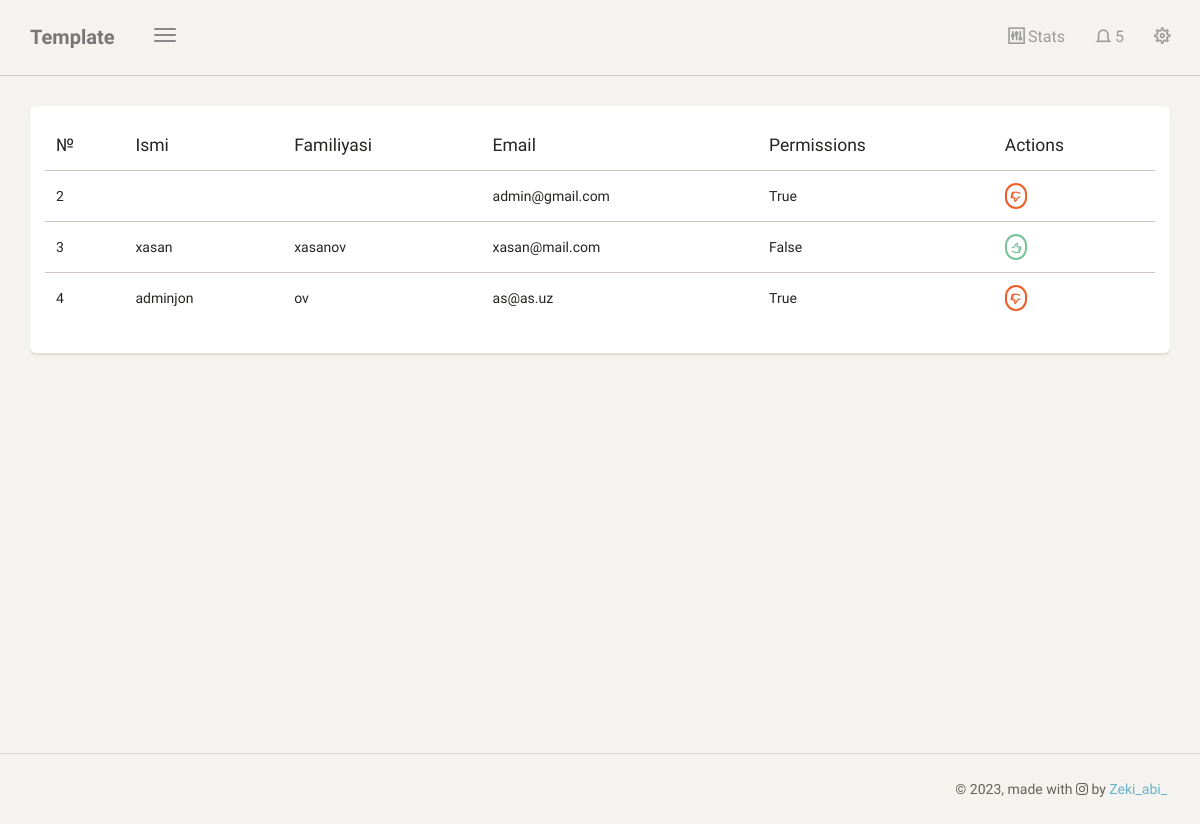
/user_list/ (signed in), run on the app's committed database.
### app1/models/auth.py (models this page shows, shortened)
class User(AbstractBaseUser, PermissionsMixin):
    name = models.CharField(max_length=128)
    familiya = models.CharField(max_length=129)
    email = models.EmailField(unique=True)
    perm = models.BooleanField(default=False, blank=True)
    is_superuser = models.BooleanField(default=False)
    is_active = models.BooleanField(default=True)
    is_staff = models.BooleanField(default=False)
    objects = CustomUserManager()
    USERNAME_FIELD = 'email'

### app1/services/users.py (the view)
# urls.py: path("user_list/", users.get_list, name='user'),
@staff_member_required(login_url='login')
def get_list(request):
    ctx = {
        "users": User.objects.all()
    }
    return render(request, "ishchilar/user/ss.html", ctx)

### templates/ishchilar/user/ss.html (shortened to what this page needs)
{% extends 'base.html' %}
{% block content %}
<div class="content">
	            <div class="container-fluid">
	                <div class="row">
	                    <div class="col-md-12">
	                        <div class="card">
	                            <div class="card-content">
	                                <table id="bootstrap-table" class="table">
	                                    <thead>
	                                        <th data-field="state">№</th>
	                                        <th data-field="id" class="text">Ismi</th>
	                                    	<th data-field="name" data-sortable="true">Familiyasi</th>
	                                    	<th data-field="salary" data-sortable="true">Email</th>
	                                    	<th data-field="country" data-sortable="true">Permissions</th>
	                                    	<th data-field="actions" class="td-actions">Actions</th>
	                                    </thead>
	                                    <tbody>
											{% for i in users %}
												{% if i != request.user %}
	                                        <tr>
	                                            <td>{{ forloop.counter}}</td>
	                                        	<td>{{i.name}}</td>
	                                        	<td>{{i.familiya}}</td>
	                                        	<td>{{i.email}}</td>
	                                        	<td>{{i.perm}}</td>
												 <td class="td-actions">
													{% if not i.perm %}
													 <a href="{% url 'user_chp' pk=i.id status=1 %}" rel="tooltip" title="ruxsat berish" class="btn btn-success btn-xs">
														<i class="ti-thumb-up"></i>
													</a>
													 {% endif %}
													 {% if i.perm %}
													 <a href="{% url 'user_chp' pk=i.id status=0 %}" rel="tooltip" title="ruxsatni olish" class="btn btn-danger btn-xs">
														<i class="ti-thumb-down"></i>
													</a>
													 {% endif %}
												</td>
	                                        </tr>
											{% endif %}
										{% endfor %}
	                                    </tbody>
	                                </table>
	                            </div>
	                        </div>
	                    </div>
	                </div>
	            </div>
	        </div>
{% endblock %}

### data on the page
User: email "admin@gmail.com", perm "True"
User: name "xasan", familiya "xasanov", email "xasan@mail.com", perm "False"
User: name "adminjon", familiya "ov", email "as@as.uz", perm "True"
